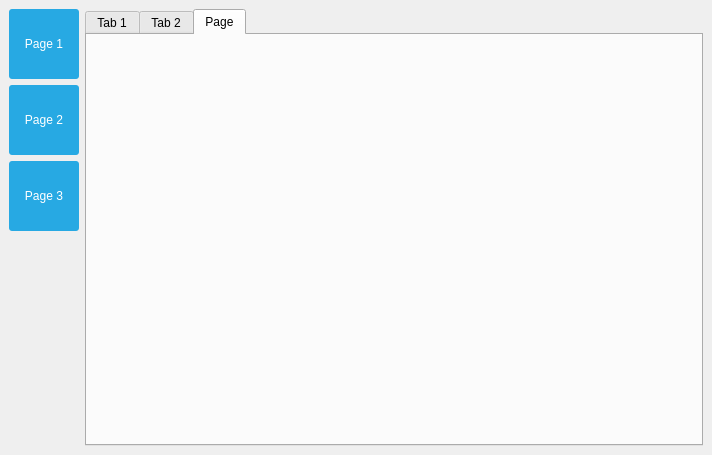
<?xml version="1.0" encoding="UTF-8"?>
<ui version="4.0">
 <class>CustomChildrenWindow</class>
 <widget class="QMainWindow" name="CustomChildrenWindow">
  <property name="geometry">
   <rect>
    <x>0</x>
    <y>0</y>
    <width>712</width>
    <height>455</height>
   </rect>
  </property>
  <property name="windowTitle">
   <string>CustomChildrenWindow</string>
  </property>
  <property name="styleSheet">
   <string notr="true">QPushButton{
color:white;
background-color: #27a9e3;
border-width:0px;
border-radius:3px;
}
QPushButton:hover{
color: white;
background-color: #66c011;
border-width:0px;
border-radius:3px;
}
QPushButton:pressed{
color:white;
background-color: yellow;
border-width: 0px;
border-radius: 3px;
}
QPushButton[pagematches=true] {
color:white;
 background-color: red;
  border-width: 0px;
  border-radius: 3px;
}</string>
  </property>
  <widget class="QWidget" name="centralwidget">
   <layout class="QHBoxLayout" name="horizontalLayout_2">
    <item>
     <layout class="QVBoxLayout" name="verticalLayout" stretch="0,0,0,0">
      <item>
       <widget class="QPushButton" name="button1">
        <property name="minimumSize">
         <size>
          <width>70</width>
          <height>70</height>
         </size>
        </property>
        <property name="text">
         <string>Page 1</string>
        </property>
       </widget>
      </item>
      <item>
       <widget class="QPushButton" name="button2">
        <property name="minimumSize">
         <size>
          <width>70</width>
          <height>70</height>
         </size>
        </property>
        <property name="text">
         <string>Page 2</string>
        </property>
       </widget>
      </item>
      <item>
       <widget class="QPushButton" name="button3">
        <property name="minimumSize">
         <size>
          <width>70</width>
          <height>70</height>
         </size>
        </property>
        <property name="text">
         <string>Page 3</string>
        </property>
       </widget>
      </item>
      <item>
       <spacer name="verticalSpacer">
        <property name="orientation">
         <enum>Qt::Vertical</enum>
        </property>
        <property name="sizeHint" stdset="0">
         <size>
          <width>20</width>
          <height>40</height>
         </size>
        </property>
       </spacer>
      </item>
     </layout>
    </item>
    <item>
     <layout class="QVBoxLayout" name="verticalLayout_2">
      <item>
       <widget class="QTabWidget" name="tabWidget">
        <property name="currentIndex">
         <number>2</number>
        </property>
        <widget class="QWidget" name="tab">
         <attribute name="title">
          <string>Tab 1</string>
         </attribute>
        </widget>
        <widget class="QWidget" name="tab_2">
         <attribute name="title">
          <string>Tab 2</string>
         </attribute>
        </widget>
        <widget class="QWidget" name="tab_3">
         <attribute name="title">
          <string>Page</string>
         </attribute>
        </widget>
       </widget>
      </item>
     </layout>
    </item>
   </layout>
  </widget>
 </widget>
 <resources/>
 <connections/>
</ui>
